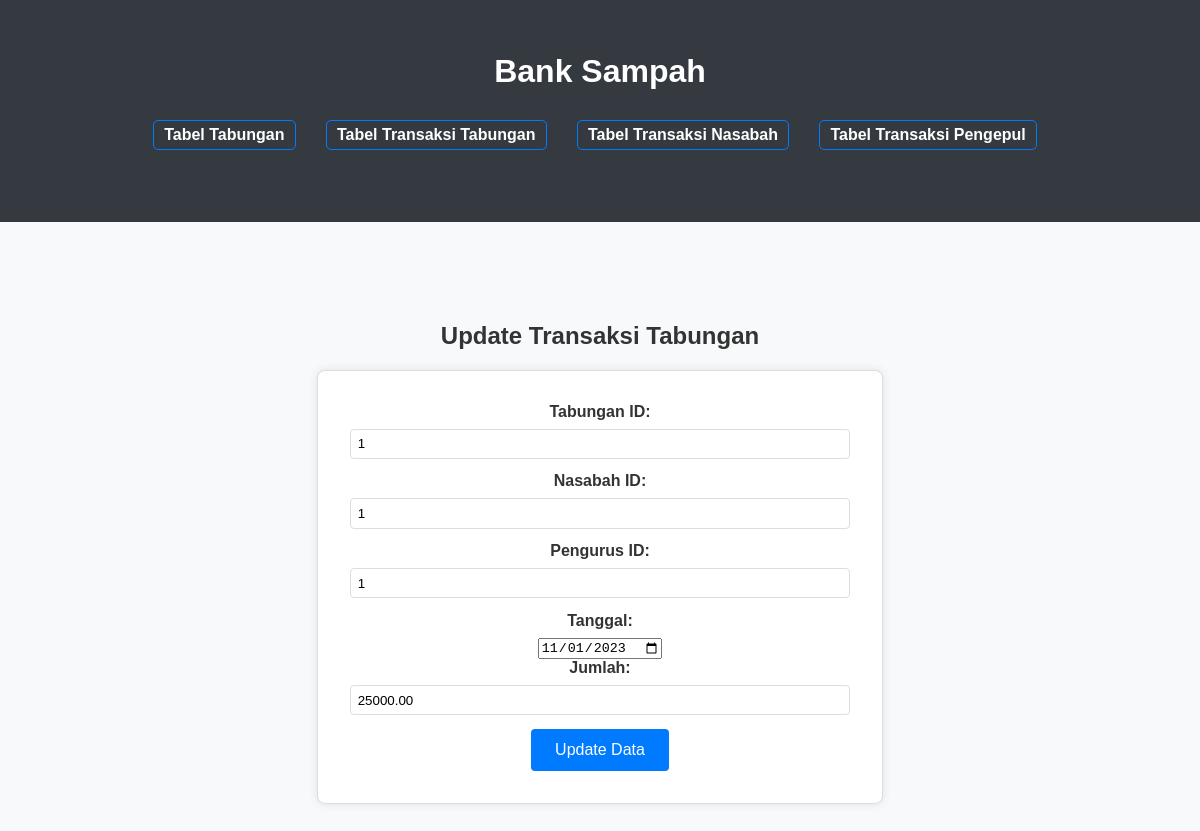
Screenshot of /Petugas_Keuangan/update_transaksi.php?id=1 with the database file from the repository.
### tables this page shows
CREATE TABLE `transaksi_tabungan` (
  `id` int(11) NOT NULL,
  `tabungan_id` int(11) DEFAULT NULL,
  `nasabah_id` int(11) DEFAULT NULL,
  `pengurus_id` int(11) DEFAULT NULL,
  `tanggal` date NOT NULL,
  `jumlah` decimal(10,2) NOT NULL
);

### Petugas_Keuangan/update_transaksi.php (the view, shortened to what this page needs)
<?php
include '../koneksi/koneksi.php';
$id = $_GET['id'];
if ($_SERVER['REQUEST_METHOD'] === 'POST') {
    $tabungan_id = $_POST['tabungan_id'];
    $nasabah_id = $_POST['nasabah_id'];
    $pengurus_id = $_POST['pengurus_id'];
    $tanggal = $_POST['tanggal'];
    $jumlah = $_POST['jumlah'];
    $sql = "UPDATE transaksi_tabungan SET tabungan_id=?, nasabah_id=?, pengurus_id=?, tanggal=?, jumlah=? WHERE id=?";
    $stmt = $conn->prepare($sql);
    $stmt->bind_param('iissii', $tabungan_id, $nasabah_id, $pengurus_id, $tanggal, $jumlah, $id);
    if ($stmt->execute()) {
        header('Location: Transaksi_Tabungan.php');
    } else {
        echo "Error: " . $stmt->error;
    }
    $stmt->close();
    $conn->close();
} else {
    $sql = "SELECT * FROM transaksi_tabungan WHERE id=?";
    $stmt = $conn->prepare($sql);
    $stmt->bind_param('i', $id);
    $stmt->execute();
    $result = $stmt->get_result();
    $data = $result->fetch_assoc();
}
?>
<!DOCTYPE html>
<html lang="en">
<head>
    <link rel="stylesheet" href="Tabel.css">
</head>
<body>
    <header>
        <h1>Bank Sampah</h1>
        <nav>
            <ul>
                <li><a href="Tabungan.php">Tabel Tabungan</a></li>
                <li><a href="Transaksi_Tabungan.php">Tabel Transaksi Tabungan</a></li>
                <li><a href="Transaksi_Nasabah.php">Tabel Transaksi Nasabah</a></li>
                <li><a href="Transaksi_Pengepul.php">Tabel Transaksi Pengepul</a></li>
            </ul>
        </nav>
    </header>
    <main>
        <h2>Update Transaksi Tabungan</h2>
        <form action="update_transaksi.php?id=<?php echo $id; ?>" method="post">
            <label for="tabungan_id">Tabungan ID:</label>
            <input type="number" id="tabungan_id" name="tabungan_id" value="<?php echo htmlspecialchars($data['tabungan_id']); ?>" required>
            <label for="nasabah_id">Nasabah ID:</label>
            <input type="number" id="nasabah_id" name="nasabah_id" value="<?php echo htmlspecialchars($data['nasabah_id']); ?>" required>
            <label for="pengurus_id">Pengurus ID:</label>
            <input type="number" id="pengurus_id" name="pengurus_id" value="<?php echo htmlspecialchars($data['pengurus_id']); ?>" required>
            <label for="tanggal">Tanggal:</label>
            <input type="date" id="tanggal" name="tanggal" value="<?php echo htmlspecialchars($data['tanggal']); ?>" required>
            <label for="jumlah">Jumlah:</label>
            <input type="number" id="jumlah" name="jumlah" value="<?php echo htmlspecialchars($data['jumlah']); ?>" required>
            <input type="submit" value="Update Data">
        </form>
    </main>
</body>
</html>

### Petugas_Keuangan/Tabel.css (style rules this page uses)
body { font-family: Arial, sans-serif; margin: 0; padding: 0; background-color: #f8f9fa; color: #333; }
header { background-color: #343a40; color: #fff; padding: 2em; text-align: center; margin-bottom: 2em; }
nav { background-color: #343a40; margin-bottom: 2em; }
nav ul { list-style-type: none; margin: 0; padding: 0; text-align: center; }
nav ul li { display: inline; margin-right: 10px; }
nav ul li a { color: #fff; text-decoration: none; padding: 5px 10px; border-radius: 5px; transition: background-color 0.3s; }
main { padding: 3em; text-align: center; }
ul { list-style-type: none; padding: 0; }
li { margin: 2em 0; }
a { text-decoration: none; color: #007bff; font-weight: bold; padding: 1em 2em; border: 1px solid #007bff; border-radius: 5px; transition: background-color 0.3s, color 0.3s; display: inline-block; margin: 0.5em; }
form { max-width: 500px; margin: 0 auto; padding: 2em; border: 1px solid #ddd; border-radius: 8px; background-color: #fff; box-shadow: 0 0 10px rgba(0, 0, 0, 0.1); }
form label { display: block; margin-bottom: 0.5em; font-weight: bold; }
form input[type="number"], form input[type="text"] { width: 100%; padding: 0.5em; margin-bottom: 1em; border: 1px solid #ddd; border-radius: 4px; box-sizing: border-box; }
form input[type="submit"] { background-color: #007bff; color: #fff; border: none; padding: 0.75em 1.5em; border-radius: 4px; cursor: pointer; font-size: 1em; transition: background-color 0.3s, color 0.3s; }

### rows the page displays
transaksi_tabungan: tabungan_id "1", nasabah_id "1", pengurus_id "1", tanggal "11/01/2023", jumlah "25000.00"
